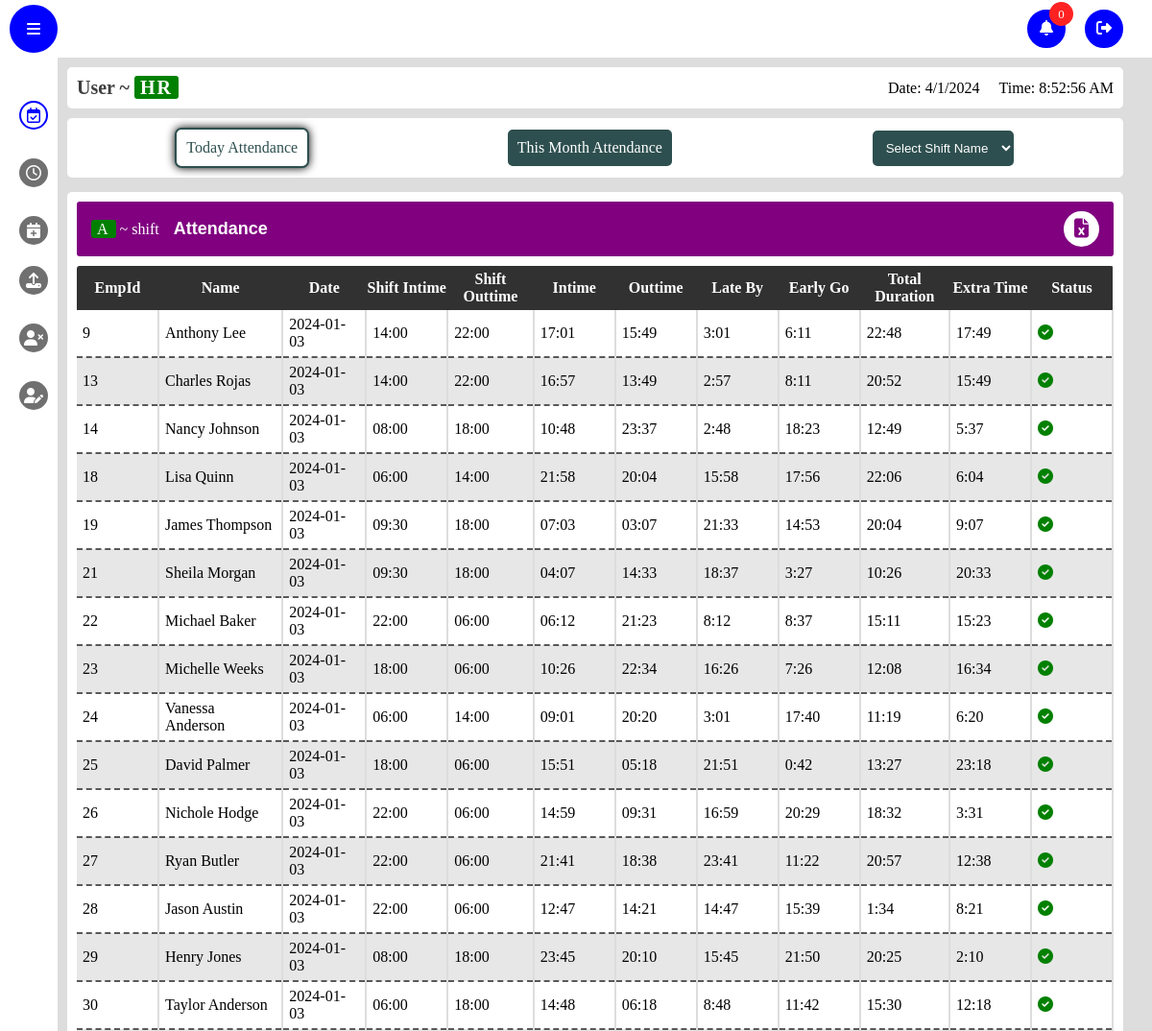
Page / (signed in, upper part) on the earlier database version.
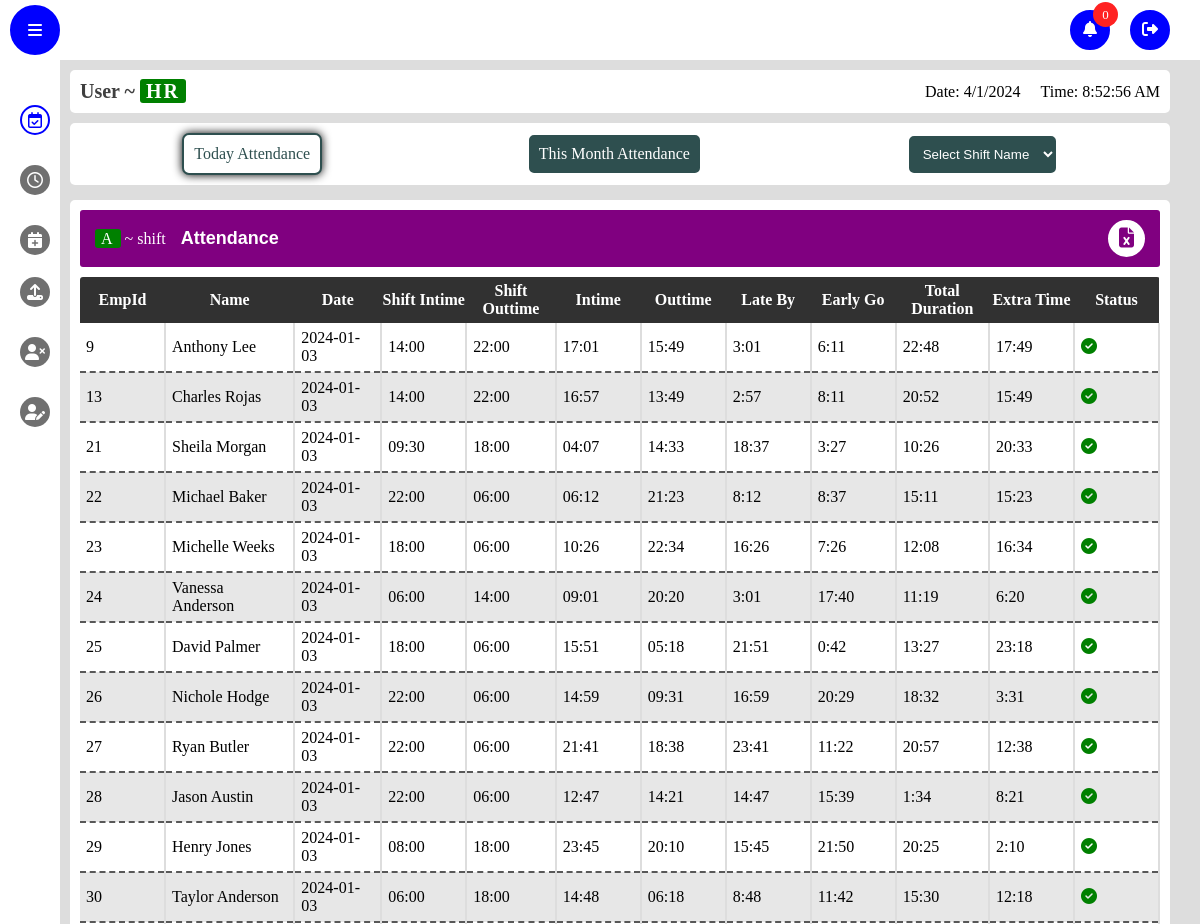
Same page on the later database version.
### app/models.py (models this page shows)
class Attendance(db.Model,UserMixin):
    id=db.Column(db.Integer,primary_key=True)
    date = db.Column(db.DateTime(timezone=True), default=func.now())
    emp_id = db.Column(db.Integer, db.ForeignKey('emp_login.id'))
    name = db.Column(db.String(150), nullable=False)
    attendance =db.Column(db.String(150))
    wages_per_Day=db.Column(db.String(150))
    inTime=db.Column(db.String(150))
    outTime=db.Column(db.String(150))
    overtime=db.Column(db.String(150),default='00:00')
    employee = db.relationship('Emp_login', back_populates='attendances')
    shiftType=db.Column(db.String(150))
    shiftIntime = db.Column(db.String(150))
    shift_Outtime = db.Column(db.String(150))
    TotalDuration=db.Column(db.String(150))
    lateBy=db.Column(db.String(150))
    earlyGoingBy=db.Column(db.String(150))
    punchRecords=db.Column(db.String(150))

### app/views.py (the view)
@views.route('/',methods=['POST','GET'])
@login_required
def admin():
    print(current_user.role)
    if current_user.role == 'employee':
        return redirect(url_for('auth.logout'))
    else :
        emp_login=Emp_login.query.order_by(Emp_login.emp_id).all()
        employee =Attendance.query.order_by(Attendance.date)
        late_permission=late.query.order_by(late.date).all()
        leave_permission=leave.query.order_by(leave.date).all()
        notification=notifications.query.order_by(notifications.timestamp).all()
        print("notification : ",notification)
    return render_template('admin.html',emp_login=emp_login, notification=notification, attendance=employee, late_permission=late_permission, leave_permission=leave_permission)

### app/templates/admin.html (shortened to what this page needs)
<!DOCTYPE html>
<html lang="en">
  <head>
    <link rel="stylesheet" href="static/css/style.css" />
    <link
      rel="stylesheet"
      href="https://cdnjs.cloudflare.com/ajax/libs/font-awesome/5.15.4/css/all.min.css"
    />
    <link
      rel="stylesheet"
      href="https://cdnjs.cloudflare.com/ajax/libs/font-awesome/6.1.1/css/all.min.css"
    />
  </head>
  <body>
    <nav class="nav-bar">
      <div class="toogle-sidebar">
        <i class="fas fa-bars"></i>
      </div>
      <ul class="options">
        <li class="option">
          <div class="notification-btn">
            <span class>
              <i class="fas fa-bell"></i>
            </span>
            <div class="notify-count">
              <p class="count">0</p>
            </div>
          </div>
        </li>
        <a href="/logout" class="option logout">
          <span>
            <i class="fas fa-sign-out-alt"></i>
          </span>
        </a>
      </ul>
    </nav>
    <aside class="sidebar">
      <ul class="side-menu">
        <form class="menu-option active">
          <a href="/attendance_table">
            <span class="icon">
              <i class="far fa-calendar-check"></i>
            </span>
          </a>
        </form>
        <form action="/late_req_table" class="menu-option">
          <a href="/late_req_table">
            <span class="icon">
              <i class="far fa-clock"></i>
            </span>
          </a>
        </form>
        <form action="/leave_req_table" class="menu-option">
          <a href="/leave_req_table">
            <span class="icon">
              <i class="fas fa-calendar-plus"></i>
            </span>
          </a>
        </form>
        <li class="menu-option upload-option" style="margin-top: 7px">
          <span class="icon">
            <i class="fas fa-upload"></i>
          </span>
        </li>
        <li class="menu-option delete-option">
          <span class="icon">
            <i class="fas fa-user-times"></i>
          </span>
        </li>
        <li class="menu-option edit-option">
          <span class="icon">
            <i class="fas fa-user-edit"></i>
          </span>
        </li>
      </ul>
    </aside>
    <main class="main active">
      <header class="details-bar">
        <div class="user-details">
          <h1 class="user-role">User ~ <span class="role tag">HR</span></h1>
        </div>
        <div class="date-time-details">
          <p class="date"></p>
          <p class="time"></p>
        </div>
      </header>
      <link rel="stylesheet" href="static/css/attendance.css" />
      <menu class="table-menu" style="display: flex">
        <ul class="btn-container">
          <a href="/today_attendance" class="tag-btn click active"
            >Today Attendance</a
          >
          <a href="/month_attendance" class="tag-btn click"
            >This Month Attendance</a
          >
          <select name="shift" id="shift" class="tag-btn">
            <option value="">Select Shift Name</option>
          </select>
        </ul>
      </menu>
      <section class="frame today-attendance" style="display: flex">
        <div class="inner-frame">
          <div class="frame-header">
            <div class="frame-details currentShift">
              <p class="shift name"><span class="tag">A</span> ~ shift</p>
              <p class="frame-name">Attendance</p>
            </div>
            <div class="frame-options">
              <button type="button" class="download">
                <i class="fas fa-file-excel"></i>
              </button>
            </div>
          </div>
          <div class="frame-body">
            <table class="today-attendance-table">
              <thead>
                <tr class="tablehead">
                  <th>EmpId</th>
                  <th>Name</th>
                  <th>Date</th>
                  <th>Shift Intime</th>
                  <th>Shift Outtime</th>
                  <th>Intime</th>
                  <th>Outtime</th>
                  <th>Late By</th>
                  <th>Early Go</th>
                  <th>Total Duration</th>
                  <th>Extra Time</th>
                  <th>Status</th>
                </tr>
              </thead>
              <tbody class="tableBody">
                {% if attendance %} {% for attendance in attendance %}
                <tr data-shift="{{attendance.shiftType}}">
                  <td class="id">{{attendance.emp_id }}</td>
                  <td class="name">{{attendance.name}}</td>
                  <td>{{attendance.date.date()}}</td>
                  <td>{{attendance.shiftIntime}}</td>
                  <td>{{attendance.shift_Outtime}}</td>
                  <td>{{attendance.inTime}}</td>
                  <td>{{attendance.outTime}}</td>
                  <td>{{attendance.lateBy}}</td>
                  <td>{{attendance.earlyGoingBy}}</td>
                  <td>{{attendance.TotalDuration}}</td>
                  <td class="extra">{{attendance.overtime}}</td>
                  <td>
                    {% if attendance.attendance == "Present"%}<i
                      class="fas fa-check-circle"
                    ></i>
                    {% else %}<i class="fas fa-times-circle"></i> {% endif %}
                  </td>
                </tr>
                {% endfor %} {% endif %}
              </tbody>
            </table>
          </div>
        </div>
      </section>
    </main>
    <link rel="stylesheet" href="static/css/late.css" />
  </body>
</html>

### app/static/css/style.css (style rules this page uses)
* { margin: 0; padding: 0; box-sizing: border-box; }
.nav-bar { width: 100vw; position: fixed; top: 0; left: 0; right: 0; height: 60px; background: #fff; display: flex; align-items: center; justify-content: space-between; padding: 0 10px; z-index: 10; }
body { background: #ddd; }
.toogle-sidebar { width: 50px; height: 50px; background: #0000ff; color: #fff; border-radius: 50%; display: flex; align-items: center; justify-content: center; cursor: pointer; border: 2px solid #0000ff; transition: all .3s; }
.options { display: flex; align-items: center; gap: 20px; margin-right: 20px; position: relative; }
.option { width: 40px; height:40px; border-radius: 50%; list-style: none; display: flex; align-items: center; justify-content: center; flex-direction: column; text-transform: capitalize; cursor: pointer; color: #fff; transition: all .3s; background: #0000ff; border: 2px solid #0000ff; position: relative; }
.notify-count { position: absolute; right: -10px; top: -10px; width: 25px; height: 25px; border-radius: 50%; background: rgb(255, 34, 34); display: flex; align-items: center; justify-content: center; font-size: 13px; color: #fff; }
li { list-style: none; }
.sidebar { position: fixed; top: 60px; height: calc(100% - 50px); width: 60px; background: #fff; padding: 10px; z-index: 10; overflow-x: hidden; transition: all .5s; }
.side-menu { width: 100%; display: flex; flex-direction: column; align-items: center; gap: 10px; padding: 10px 0; position: absolute; }
.menu-option { width: 100%; display: flex; align-items: center; gap: 5px; height: 50px; border-radius: 5px; padding: 0 10px; cursor: pointer; position: relative; }
.icon { width: 30px; height: 30px; background: #707070; border-radius: 50%; display: flex; align-items: center; justify-content: center; transition: all .3s; color: #ffffff; position: absolute; }
.menu-option:hover, .menu-option.active { color: #0000ff; }
.menu-option:hover .icon, .menu-option.active .icon { background: #ffffff; color: #0000ff; border: 2px solid #0000ff; }
.main { width: calc(100vw - 180px); min-height: calc(100vh - 60px); position: relative; top: 60px; left: 160px; padding: 10px; z-index: 5; transition: all .5s; }
.main.active { width: calc(100vw - 80px); left: 60px; }
.details-bar { width: 100%; display: flex; align-items: center; justify-content: space-between; padding: 10px; background: #ffffff; border-radius: 5px; }
.date-time-details { display: flex; align-items: center; gap: 20px; }
.user-role { color: #3f3f3f; font-size: 20px; }
.tag { padding: 1px 6px; background: green; color: #ffffff; border-radius: 3px; letter-spacing: 2px; }
.frame { margin-top: 15px; padding: 10px; width: 100%; background: #ffffff; min-height: 77vh; border-radius: 5px; }
.inner-frame { width: 100%; height: 100%; }
.user-details { backdrop-filter: blur(5px); border-radius: 5px; }
option { padding: 10px; }

### app/static/css/attendance.css (style rules this page uses)
.frame-header { width: 100%; display: flex; align-items: center; justify-content: space-between; padding: 10px 15px; background: #800080; color: #fff; border-radius: 3px; }
.frame-details { display: flex; align-items: center; gap: 15px; }
.frame-name { font-family: sans-serif; font-weight: 700; font-size: 18px; }
.download { width: 37px; height: 37px; border-radius: 50%; background: #fff; color: #800080; font-size: 20px; border: 2px solid #fff; cursor: pointer; transition: all .3s; }
.attendance-table,.today-attendance-table { width: 100%; max-height: 100%; border-collapse: collapse; margin-top: 10px; border-radius: 3px; overflow: hidden; }
.attendance-table .thead, .today-attendance-table thead { padding: 5px 0; background: #313131; color: #fff; }
td,th { min-width: 30px; text-align: center; padding: 5px 0; }
.today-attendance-table thead tr th { min-width: 85px; }
.today-attendance-table .tableBody td { border-right: 2px solid #ddd; }
.today-attendance-table td { text-align: left; padding: 6px; }
tr:nth-child(even) { background: #e7e7e7; }
.fas.fa-check-circle { color: green; }
.frame-body { max-width: 100%; overflow-x: scroll; }
.btn-container { margin-top: 10px; padding: 10px 15px; display: flex; align-items: center; flex-wrap: wrap; justify-content: space-around; gap: 10px; width: 100%; background: #fff; border-radius: 5px; }
.tag-btn { padding: 10px; border-radius: 7px; border: 2px solid; background: #2E4F4F; color: #fff; cursor: pointer; transition: all .5s; outline: none; }
.tag-btn.active, .tag-btn:focus { box-shadow: 0px 0px 10px #000; background: #fff; color: #2E4F4F; }
a { text-decoration: none; }

Differences in the rows shown:
removed Attendance: emp_id "14", name "Nancy Johnson", date "2024-01-03", shiftIntime "08:00", shift_Outtime "18:00", inTime "10:48", outTime "23:37", lateBy "2:48", earlyGoingBy "18:23", TotalDuration "12:49", overtime "5:37", attendance "Present" (drawn)
removed Attendance: emp_id "18", name "Lisa Quinn", date "2024-01-03", shiftIntime "06:00", shift_Outtime "14:00", inTime "21:58", outTime "20:04", lateBy "15:58", earlyGoingBy "17:56", TotalDuration "22:06", overtime "6:04", attendance "Present" (drawn)
removed Attendance: emp_id "19", name "James Thompson", date "2024-01-03", shiftIntime "09:30", shift_Outtime "18:00", inTime "07:03", outTime "03:07", lateBy "21:33", earlyGoingBy "14:53", TotalDuration "20:04", overtime "9:07", attendance "Present" (drawn)
